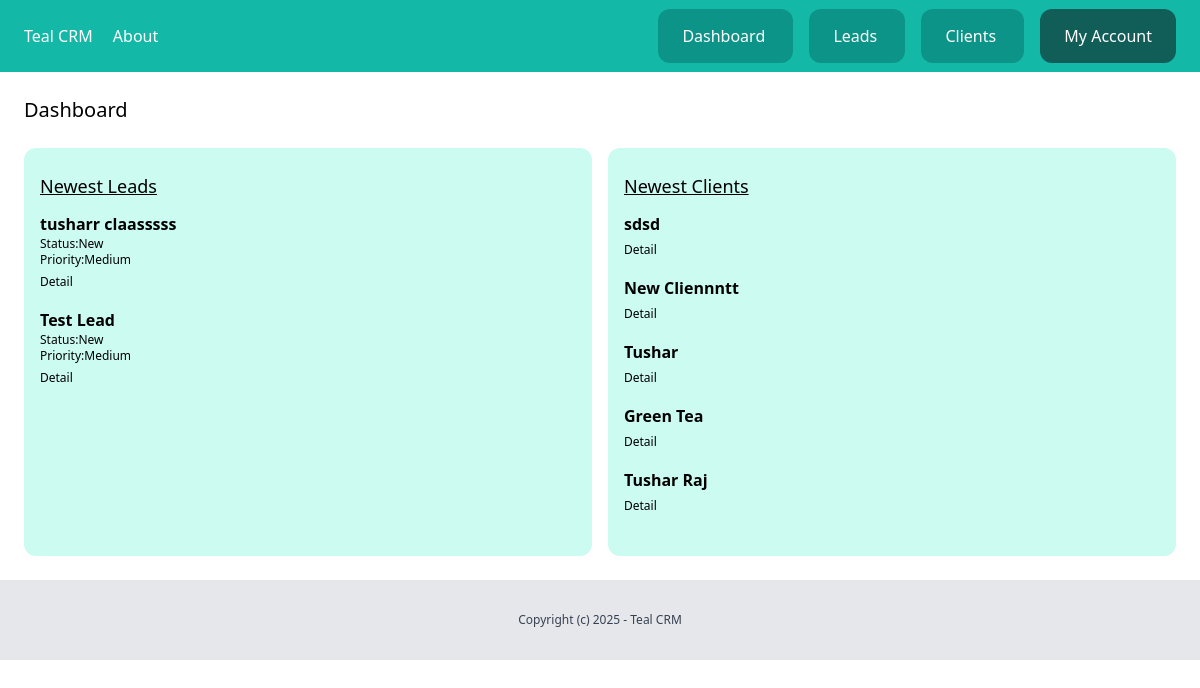
Before: /dashboard/ (signed in) with the older database file.
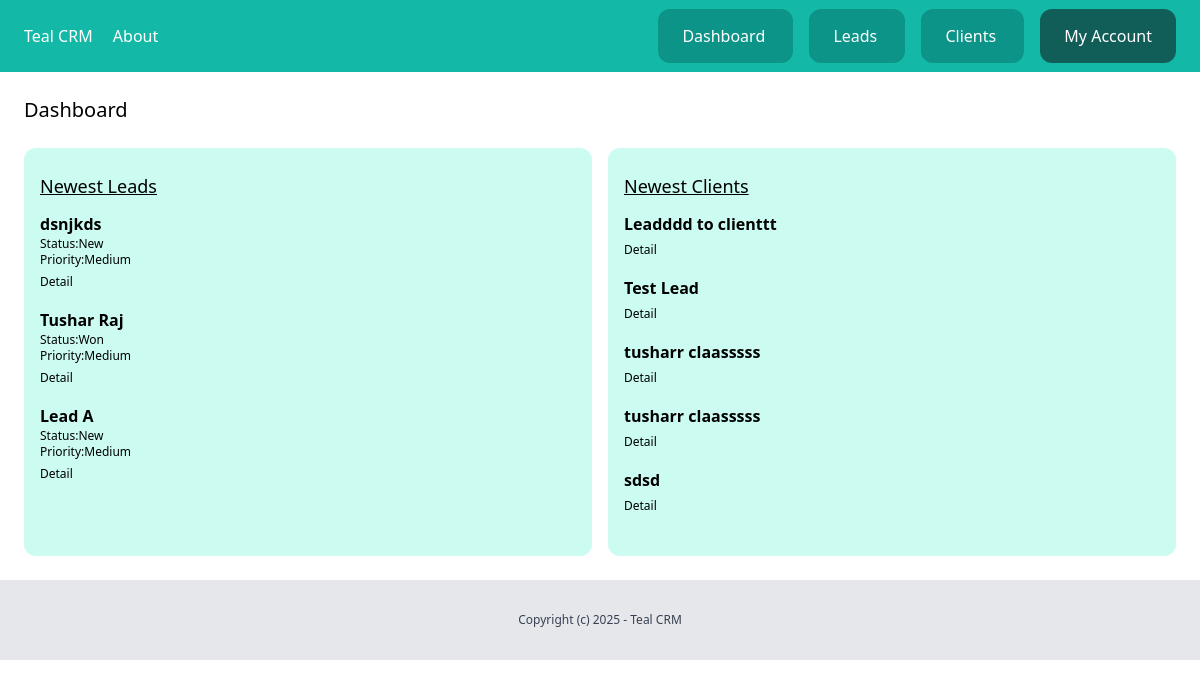
After: the same page with the newer database file.
### leads/models.py (models this page shows, shortened)
class Lead(models.Model):
    LOW = 'low'
    MEDIUM = 'medium'
    HIGH = 'high'
    CHOICES_PRIORITY = (
        (LOW, 'Low'),
        (MEDIUM, 'Medium'),
        (HIGH, 'High')
    )
    NEW = 'new'
    CONTACTED = 'contacted'
    WON = 'won'
    LOST = 'lost'
    CHOICES_STATUS = (
        (NEW, 'New'),
        (CONTACTED, 'Contacted'),
        (WON, 'Won'),
        (LOST, 'Lost')
    )
    team = models.ForeignKey(Team, related_name='leads', on_delete=models.CASCADE)
    name=models.CharField(max_length=255)
    email=models.EmailField()
    description=models.TextField(blank=True,null=True)
    priority = models.CharField(max_length=10, choices=CHOICES_PRIORITY, default=MEDIUM)
    status = models.CharField(max_length=10, choices=CHOICES_STATUS, default=NEW)
    converted_to_client=models.BooleanField(default=False)
    created_by = models.ForeignKey(User, related_name='leads', on_delete=models.CASCADE)
    created_at = models.DateTimeField(auto_now_add=True)
    modified_at = models.DateTimeField(auto_now=True)
    class Meta:
        ordering=('name',)

### client/models.py (models this page shows, shortened)
class Client(models.Model):
    team = models.ForeignKey(Team, related_name='clients', on_delete=models.CASCADE)
    name=models.CharField(max_length=255)
    email=models.EmailField()
    description=models.TextField(blank=True,null=True)
    created_by = models.ForeignKey(User, related_name='clients', on_delete=models.CASCADE)
    created_at = models.DateTimeField(auto_now_add=True)
    modified_at = models.DateTimeField(auto_now=True)
    class Meta:
        ordering=('name',)

### dashboard/views.py (the view)
# urls.py: path('',views.dashboard,name='index'),
@login_required
def dashboard(request):
    team = Team.objects.filter(created_by=request.user)[0]
    leads = Lead.objects.filter(team=team,converted_to_client=False).order_by('-created_at')[:5]
    clients = Client.objects.filter(team=team).order_by('-created_at')[:5]
    return render(request,'dashboard/dashboard.html',{
     'leads':leads,'clients':clients
    })

### dashboard/templates/dashboard/dashboard.html (shortened to what this page needs)
{% extends 'core/base.html' %}
{% block content %}
<div class="py-6 px-6">
    <h1 class="text-xl mb-6">Dashboard</h1>
    <div class="flex space-x-4">
        <div class="w-1/2  px-4 py-6  bg-teal-100  rounded-xl leads">
            <h2 class="text-lg mb-3 underline">Newest Leads</h2>
            {% for lead in leads %}
            <div class="mb-4 lead">
                <h3 class="font-semibold">{{lead.name}}</h3>
                <p class="text-xs">Status:{{lead.get_status_display}}</p>
                <p class="text-xs">Priority:{{lead.get_priority_display}}</p>
                <a href="{% url 'leads:detail' lead.id %}" class="text-xs">Detail</a>
            </div>
            {% endfor %}
        </div>
        <div class="w-1/2 px-4 py-6 bg-teal-100 rounded-xl  clients">
            <h2 class="text-lg mb-3 underline">Newest Clients</h2>
            {% for client in clients %}
            <div class="mb-4 client">
                <h3 class="font-semibold">{{client.name}}</h3>
                <a href="{% url 'clients:detail' client.id %}" class="text-xs">Detail</a>
            </div>
            {% endfor %}
        </div>
    </div>
</div>
{% endblock %}

Changed rows visible on the page:
no longer on this page (row edited): Lead: name "tusharr claasssss", status "New", priority "Medium"
no longer on this page (row edited): Lead: name "Test Lead", status "New", priority "Medium"
no longer on this page (row unchanged): Client: name "New Cliennntt"
no longer on this page (row unchanged): Client: name "Tushar"
no longer on this page (row unchanged): Client: name "Green Tea"
no longer on this page (row unchanged): Client: name "Tushar Raj"
added Lead: name "dsnjkds", status "New", priority "Medium"
added Lead: name "Tushar Raj", status "Won", priority "Medium"
added Lead: name "Lead A", status "New", priority "Medium"
added Client: name "Leadddd to clienttt"
added Client: name "Test Lead"
added Client: name "tusharr claasssss"
added Client: name "tusharr claasssss"
